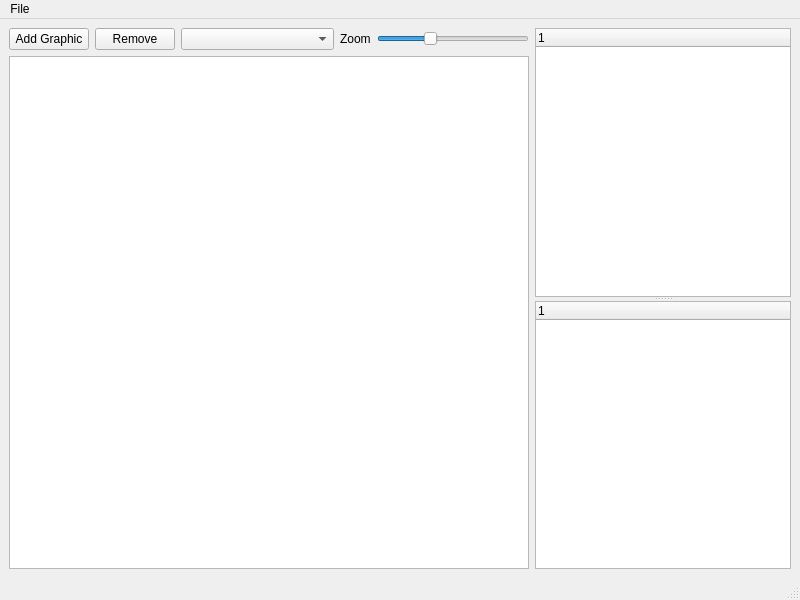
<?xml version="1.0" encoding="UTF-8"?>
<ui version="4.0">
 <class>MainWindow</class>
 <widget class="QMainWindow" name="MainWindow">
  <property name="geometry">
   <rect>
    <x>0</x>
    <y>0</y>
    <width>800</width>
    <height>600</height>
   </rect>
  </property>
  <property name="windowTitle">
   <string>MainWindow</string>
  </property>
  <widget class="QWidget" name="centralwidget">
   <layout class="QGridLayout" name="gridLayout_2">
    <item row="0" column="0">
     <layout class="QGridLayout" name="gridLayout">
      <item row="0" column="0">
       <layout class="QVBoxLayout" name="verticalLayout">
        <item>
         <layout class="QHBoxLayout" name="horizontalLayout">
          <item>
           <widget class="QPushButton" name="addGraphic">
            <property name="text">
             <string>Add Graphic</string>
            </property>
           </widget>
          </item>
          <item>
           <widget class="QPushButton" name="removeElem">
            <property name="text">
             <string>Remove</string>
            </property>
           </widget>
          </item>
          <item>
           <widget class="QComboBox" name="comboBox">
            <property name="sizePolicy">
             <sizepolicy hsizetype="Expanding" vsizetype="Fixed">
              <horstretch>0</horstretch>
              <verstretch>0</verstretch>
             </sizepolicy>
            </property>
           </widget>
          </item>
          <item>
           <widget class="QLabel" name="label">
            <property name="text">
             <string>Zoom</string>
            </property>
           </widget>
          </item>
          <item>
           <widget class="QSlider" name="horizontalSlider">
            <property name="sizePolicy">
             <sizepolicy hsizetype="Expanding" vsizetype="Fixed">
              <horstretch>0</horstretch>
              <verstretch>0</verstretch>
             </sizepolicy>
            </property>
            <property name="minimum">
             <number>100</number>
            </property>
            <property name="maximum">
             <number>400</number>
            </property>
            <property name="singleStep">
             <number>10</number>
            </property>
            <property name="value">
             <number>200</number>
            </property>
            <property name="orientation">
             <enum>Qt::Orientation::Horizontal</enum>
            </property>
           </widget>
          </item>
         </layout>
        </item>
        <item>
         <widget class="QGraphicsView" name="graphicsView"/>
        </item>
       </layout>
      </item>
      <item row="0" column="3">
       <widget class="QSplitter" name="splitter">
        <property name="orientation">
         <enum>Qt::Orientation::Vertical</enum>
        </property>
        <widget class="QTreeWidget" name="treeProp">
         <column>
          <property name="text">
           <string notr="true">1</string>
          </property>
         </column>
        </widget>
        <widget class="QTreeWidget" name="treeCond">
         <column>
          <property name="text">
           <string notr="true">1</string>
          </property>
         </column>
        </widget>
       </widget>
      </item>
     </layout>
    </item>
   </layout>
  </widget>
  <widget class="QMenuBar" name="menubar">
   <property name="geometry">
    <rect>
     <x>0</x>
     <y>0</y>
     <width>800</width>
     <height>22</height>
    </rect>
   </property>
   <widget class="QMenu" name="menuFile">
    <property name="title">
     <string>File</string>
    </property>
    <addaction name="actionOpenJSON"/>
    <addaction name="actionOpenWAD"/>
    <addaction name="actionSaveAs"/>
   </widget>
   <addaction name="menuFile"/>
  </widget>
  <widget class="QStatusBar" name="statusbar"/>
  <action name="actionOpenWAD">
   <property name="text">
    <string>Add WAD resources</string>
   </property>
  </action>
  <action name="actionSaveAs">
   <property name="text">
    <string>Save As...</string>
   </property>
  </action>
  <action name="actionShowLumps">
   <property name="text">
    <string>Lumps</string>
   </property>
  </action>
  <action name="actionOpenJSON">
   <property name="text">
    <string>Open JSON</string>
   </property>
  </action>
 </widget>
 <resources/>
 <connections/>
</ui>
